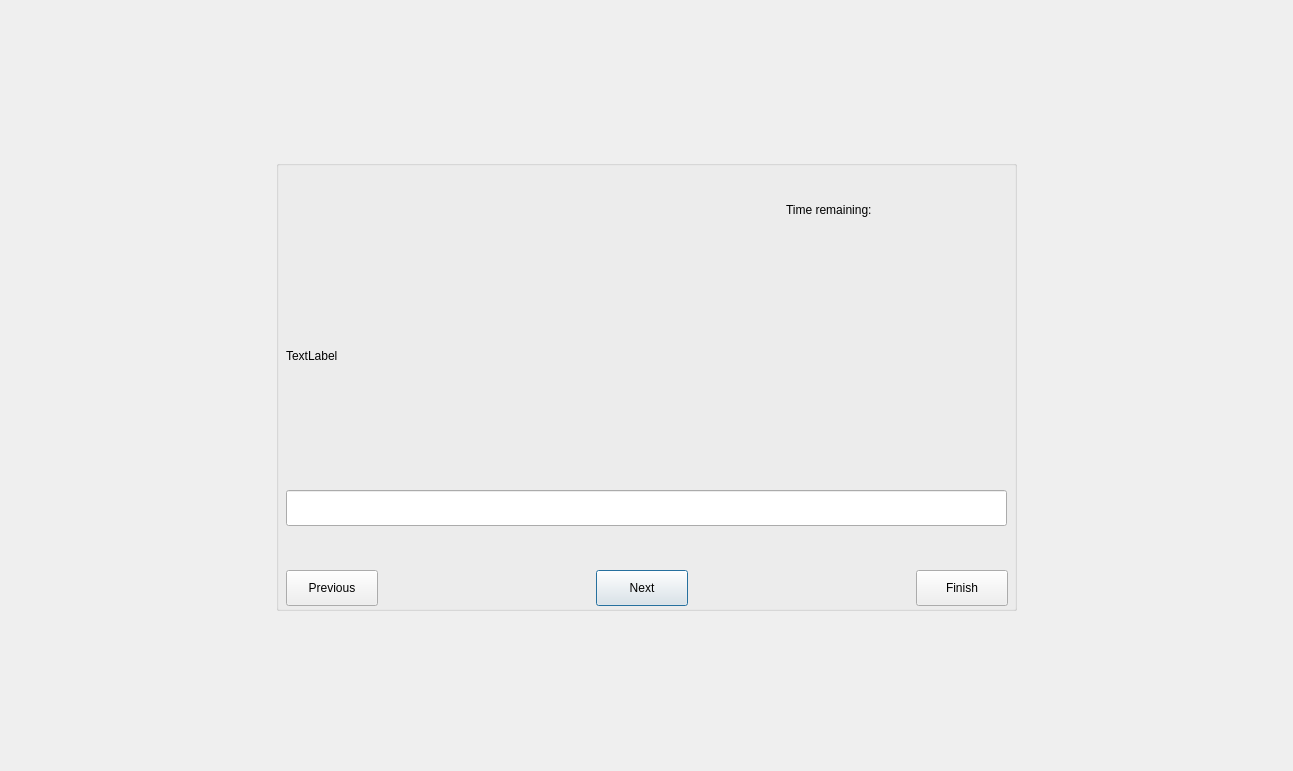
<?xml version="1.0" encoding="UTF-8"?>
<ui version="4.0">
 <class>QuestionsWindowThree</class>
 <widget class="QDialog" name="QuestionsWindowThree">
  <property name="geometry">
   <rect>
    <x>0</x>
    <y>0</y>
    <width>1293</width>
    <height>771</height>
   </rect>
  </property>
  <property name="windowTitle">
   <string>Dialog</string>
  </property>
  <layout class="QVBoxLayout" name="verticalLayout">
   <item>
    <layout class="QHBoxLayout" name="horizontalLayout">
     <item>
      <spacer name="horizontalSpacer">
       <property name="orientation">
        <enum>Qt::Horizontal</enum>
       </property>
       <property name="sizeHint" stdset="0">
        <size>
         <width>28</width>
         <height>20</height>
        </size>
       </property>
      </spacer>
     </item>
     <item>
      <widget class="QGroupBox" name="groupBox">
       <property name="sizePolicy">
        <sizepolicy hsizetype="Fixed" vsizetype="Fixed">
         <horstretch>0</horstretch>
         <verstretch>0</verstretch>
        </sizepolicy>
       </property>
       <property name="minimumSize">
        <size>
         <width>741</width>
         <height>451</height>
        </size>
       </property>
       <property name="title">
        <string/>
       </property>
       <widget class="QLineEdit" name="lineEdit">
        <property name="geometry">
         <rect>
          <x>10</x>
          <y>330</y>
          <width>721</width>
          <height>36</height>
         </rect>
        </property>
       </widget>
       <widget class="QPushButton" name="nextButton">
        <property name="geometry">
         <rect>
          <x>320</x>
          <y>410</y>
          <width>92</width>
          <height>36</height>
         </rect>
        </property>
        <property name="text">
         <string>Next</string>
        </property>
       </widget>
       <widget class="QPushButton" name="previousButton">
        <property name="geometry">
         <rect>
          <x>10</x>
          <y>410</y>
          <width>92</width>
          <height>36</height>
         </rect>
        </property>
        <property name="text">
         <string>Previous</string>
        </property>
       </widget>
       <widget class="QLabel" name="timeLabel">
        <property name="geometry">
         <rect>
          <x>660</x>
          <y>40</y>
          <width>63</width>
          <height>20</height>
         </rect>
        </property>
        <property name="text">
         <string/>
        </property>
       </widget>
       <widget class="QLabel" name="questionPrompt">
        <property name="geometry">
         <rect>
          <x>10</x>
          <y>120</y>
          <width>701</width>
          <height>151</height>
         </rect>
        </property>
        <property name="text">
         <string>TextLabel</string>
        </property>
       </widget>
       <widget class="QPushButton" name="finishButton">
        <property name="geometry">
         <rect>
          <x>640</x>
          <y>410</y>
          <width>92</width>
          <height>36</height>
         </rect>
        </property>
        <property name="text">
         <string>Finish</string>
        </property>
       </widget>
       <widget class="QLabel" name="label">
        <property name="geometry">
         <rect>
          <x>510</x>
          <y>40</y>
          <width>111</width>
          <height>20</height>
         </rect>
        </property>
        <property name="text">
         <string>Time remaining:</string>
        </property>
       </widget>
      </widget>
     </item>
     <item>
      <spacer name="horizontalSpacer_2">
       <property name="orientation">
        <enum>Qt::Horizontal</enum>
       </property>
       <property name="sizeHint" stdset="0">
        <size>
         <width>28</width>
         <height>20</height>
        </size>
       </property>
      </spacer>
     </item>
    </layout>
   </item>
  </layout>
 </widget>
 <resources/>
 <connections/>
</ui>
